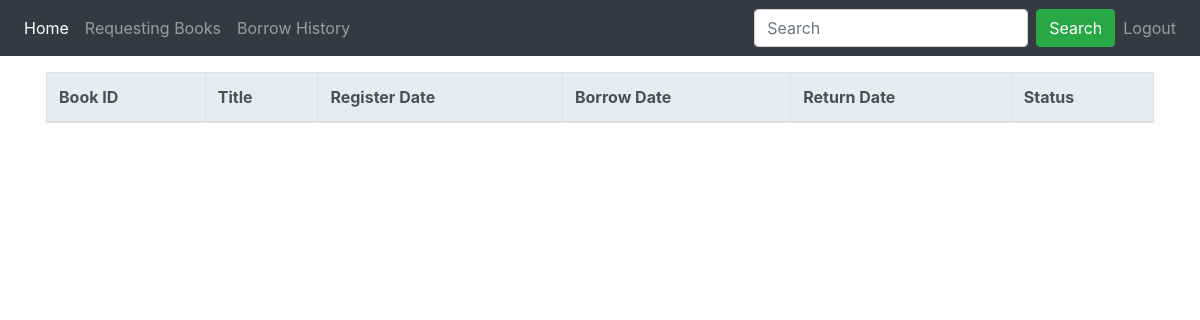
The app's page /history (signed in), older data.
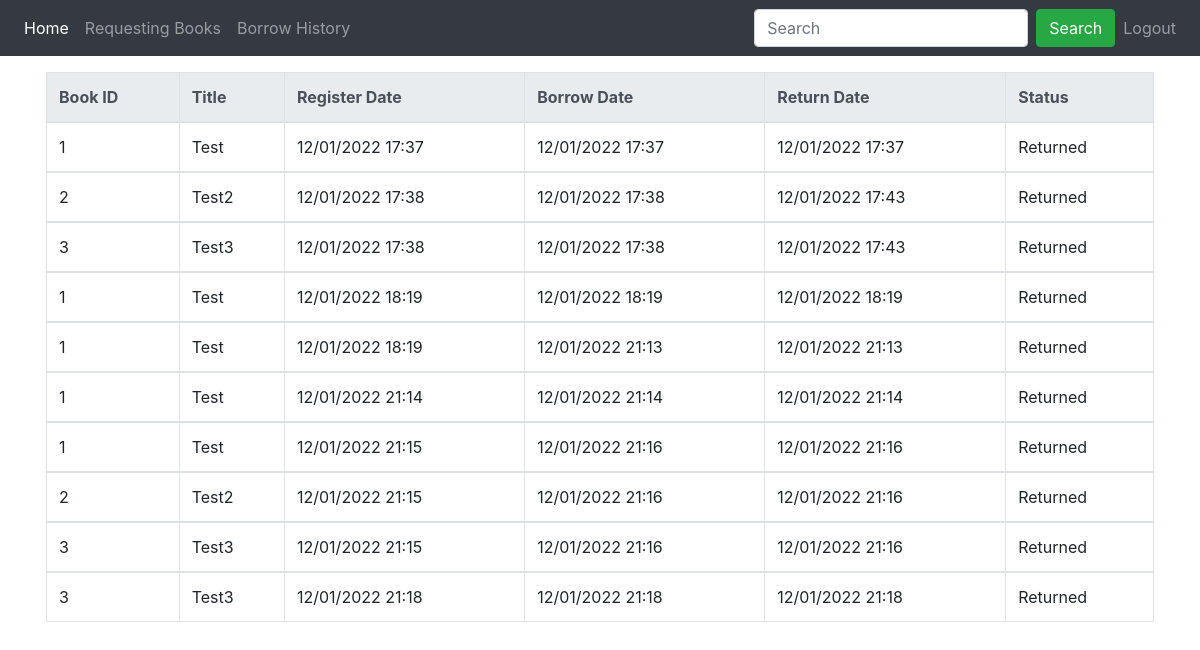
The same page, newer data.
### library/models.py (models this page shows, shortened)
class Book(db.Model):
    __tablename__ = 'book'
    id = db.Column(db.Integer, primary_key=True)
    title = db.Column(db.String(100), nullable=False)
    current_quantity = db.Column(db.Integer, nullable=False, default=0)
    max_quantity = db.Column(db.Integer, nullable=False, default=0)
    category = db.Column(db.String(100), nullable=False)
    authors = db.relationship('Author', secondary=book_author, backref='books', lazy=True)
    borrow = db.relationship('BorrowHistory', backref='borrowed_books', lazy=True)

class BorrowHistory(db.Model):
    __tablename__ = 'borrow_history'
    book_id = db.Column(db.Integer, db.ForeignKey('book.id'), primary_key=True)
    user_id = db.Column(db.Integer, db.ForeignKey('user.id'), primary_key=True)
    register_date = db.Column(db.DateTime, primary_key=True)
    borrow_date = db.Column(db.DateTime)
    return_date = db.Column(db.DateTime)
    status = db.Column(db.String)
    lender_id = db.Column(db.Integer, db.ForeignKey('librarian.id'))
    receiver_id = db.Column(db.Integer, db.ForeignKey('librarian.id'))

### library/routes.py (the view)
@app.route("/history")
@role_required("user")
def borrow_history():
    user = current_user
    borrow_entries = BorrowHistory.query.filter_by(user_id=user.id).all()
    table = []
    for entry in borrow_entries:
        book_id = entry.book_id
        book = Book.query.get(book_id)
        borrow_date_str = None
        return_date_str = None
        register_date_str = entry.register_date.strftime("%d/%m/%Y %H:%M")
        if entry.borrow_date is not None:
            borrow_date_str = entry.borrow_date.strftime("%d/%m/%Y %H:%M")
        if entry.return_date is not None:
            return_date_str = entry.return_date.strftime("%d/%m/%Y %H:%M")
        table.append((book_id, book.title, register_date_str, borrow_date_str, return_date_str, entry.status))
    SORT_ORDER = {"requesting" : 0, "borrowing" : 1, "returned" : 2}
    table.sort(key=lambda entry: SORT_ORDER[entry[5]])
    return render_template("history.html", table=table, title="Borrow History")

### library/utils.py (called while the page is built)
def role_required(role):
    def wrapper(fn):
        @wraps(fn)
        def decorated_view(*args, **kwargs):
            if not current_user.is_authenticated:
               return login_manager.unauthorized()
            if session['account_type'] != role:
                return login_manager.unauthorized()
            return fn(*args, **kwargs)
        return decorated_view
    return wrapper

@login_manager.user_loader
def load_user(user_id):
    if session.get('account_type') == 'user':
        return User.query.get(int(user_id))
    elif session.get('account_type') == 'librarian':
        return Librarian.query.get(int(user_id))

### library/templates/history.html
{% extends "layout.html" %}
{% block content %}
<div class="container">
    <table class="table table-bordered">
        <thead class="thead-light">
            <tr>
                <th>Book ID</th>
                <th>Title</th>
                <th>Register Date</th>
                <th>Borrow Date</th>
                <th>Return Date</th>
                <th>Status</th>
            </tr>
        </thead>
        {% for entry in table %}
        <tbody>
            <tr>
                <td>{{ entry[0] }}</td>
                <td>{{ entry[1].capitalize() }}</td>
                <td>{{ entry[2] }}</td>
                <td>{{ entry[3] }}</td>
                <td>{{ entry[4] }}</td>
                <td>{{ entry[5].capitalize() }}</td>
            </tr>
        </tbody>
        {% endfor %}
    </table>
</div>
{% endblock %}

### library/templates/layout.html (shortened to what this page needs)
<!DOCTYPE html>
<html lang="en">
<head>
    <link href="https://maxcdn.bootstrapcdn.com/bootstrap/4.1.3/css/bootstrap.min.css" rel="stylesheet">
    <link href="/static/styles.css" rel="stylesheet">
</head>
<body>
    <nav class="navbar navbar-expand-lg navbar-dark bg-dark">
        <div class="collapse navbar-collapse" id="navbarSupportedContent">
            <ul class="navbar-nav mr-auto">
                <li class="nav-item active">
                    <a class="nav-link" href="{{ url_for("home") }}">Home <span class="sr-only">(current)</span></a>
                </li>
                <li class="nav-item">
                    <a class="nav-link" href="{{ url_for("borrow") }}">Requesting Books</a>
                </li>
                <li class="nav-item">
                    <a class="nav-link" href="{{ url_for("borrow_history") }}">Borrow History</a>
                </li>
            </ul>
            <ul class="navbar-nav">
                <form action="{{ url_for('search') }}" method="POST" class="form-inline my-2 my-lg-0">
                    <input class="form-control mr-sm-2" type="search" placeholder="Search" aria-label="Search"
                    name="book_name">
                    <button class="btn btn-success my-2 my-sm-0" type="submit">Search</button>
                </form>
                {% if current_user.is_authenticated %}
                <li class="nav-item">
                    <a class="nav-link" href="{{ url_for("logout") }}">Logout</a>
                </li>
                {% endif %}
            </ul>
        </div>
    </nav>
    {% block content %}{% endblock %}
</body>
</html>

### library/static/styles.css (style rules this page uses)
body { width: 100%; height: 100vh; }
.container { padding: 16px; }

Row changes from the older to the newer data that the page shows:
now on this page (row unchanged): Book: title "Test" "Test" "Test" "Test" "Test"
added BorrowHistory: status "Returned"
now on this page (row unchanged): Book: title "Test2" "Test2"
added BorrowHistory: status "Returned"
now on this page (row unchanged): Book: title "Test3" "Test3" "Test3"
added BorrowHistory: status "Returned"
added BorrowHistory: status "Returned"
added BorrowHistory: status "Returned"
added BorrowHistory: status "Returned"
added BorrowHistory: status "Returned"
added BorrowHistory: status "Returned"
added BorrowHistory: status "Returned"
added BorrowHistory: status "Returned"
Text that changed along with them:
new list line: "1 12/01/2022 17:37 12/01/2022 17:37 12/01/2022 17:37"
new list line: "2 12/01/2022 17:38 12/01/2022 17:38 12/01/2022 17:43"
new list line: "3 12/01/2022 17:38 12/01/2022 17:38 12/01/2022 17:43"
new list line: "1 12/01/2022 18:19 12/01/2022 18:19 12/01/2022 18:19"
new list line: "1 12/01/2022 18:19 12/01/2022 21:13 12/01/2022 21:13"
new list line: "1 12/01/2022 21:14 12/01/2022 21:14 12/01/2022 21:14"
new list line: "1 12/01/2022 21:15 12/01/2022 21:16 12/01/2022 21:16"
new list line: "2 12/01/2022 21:15 12/01/2022 21:16 12/01/2022 21:16"
new list line: "3 12/01/2022 21:15 12/01/2022 21:16 12/01/2022 21:16"
new list line: "3 12/01/2022 21:18 12/01/2022 21:18 12/01/2022 21:18"
